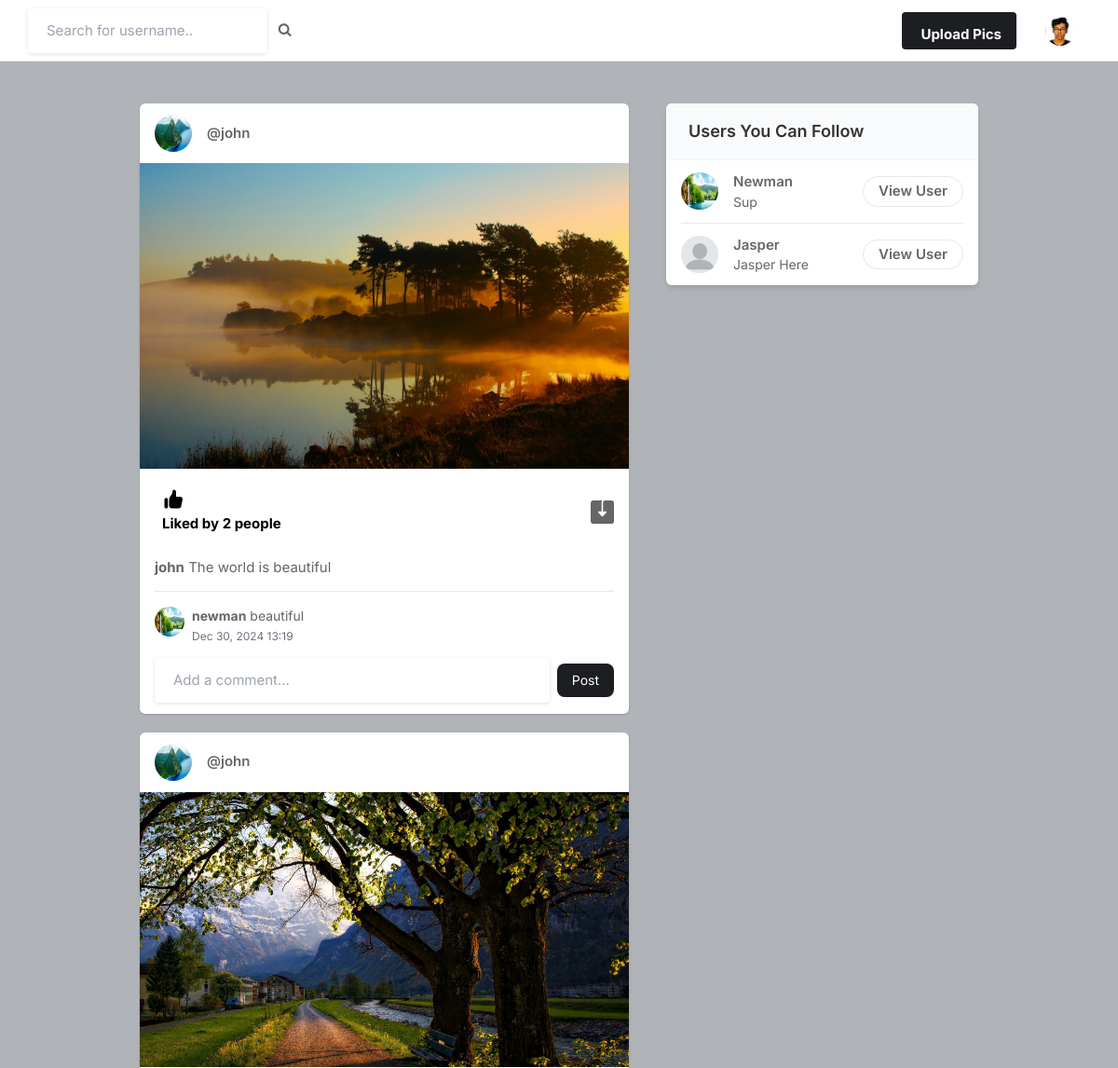
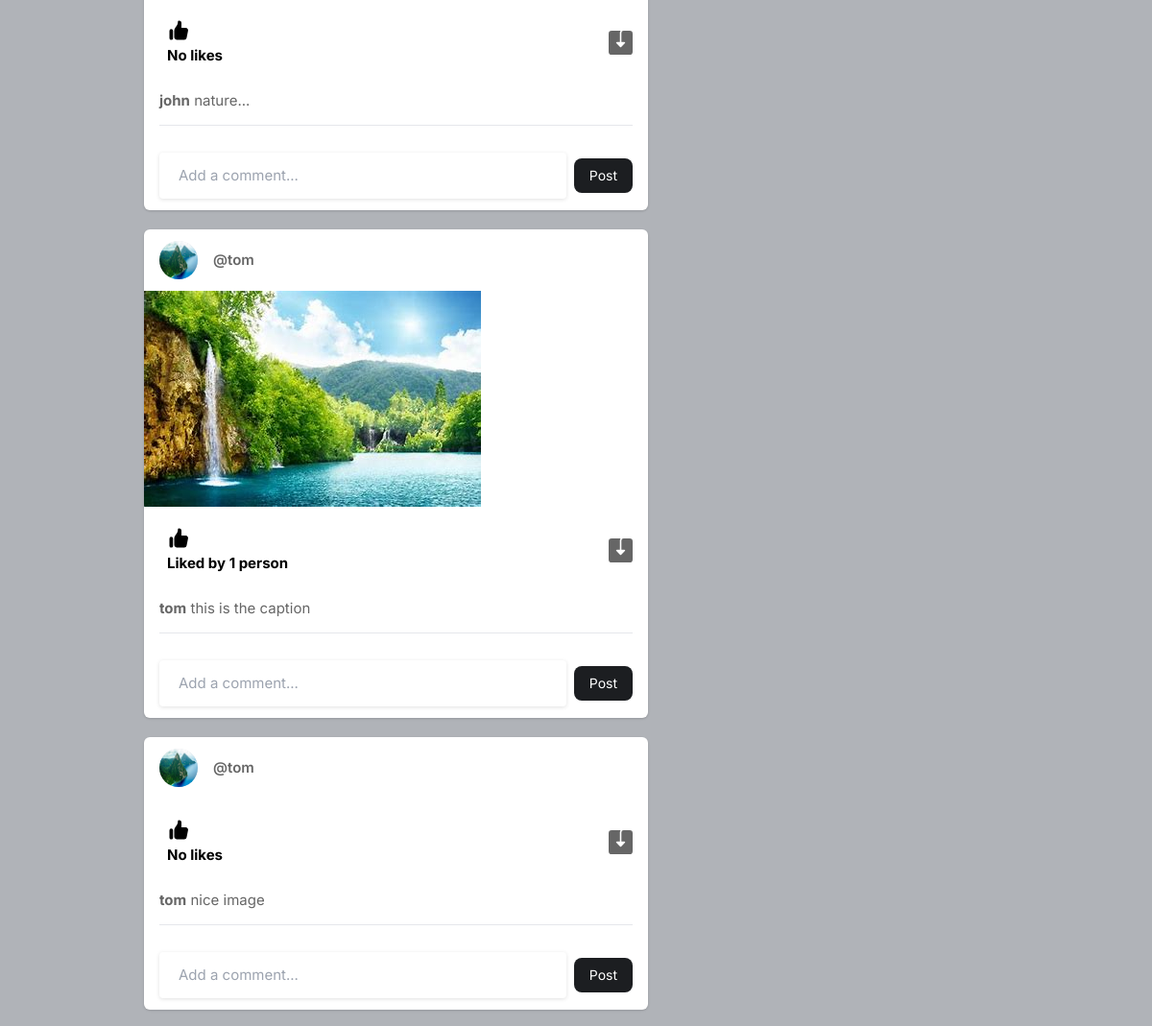
The app's page / (signed in, upper part), older data (2 pictures, top to bottom).
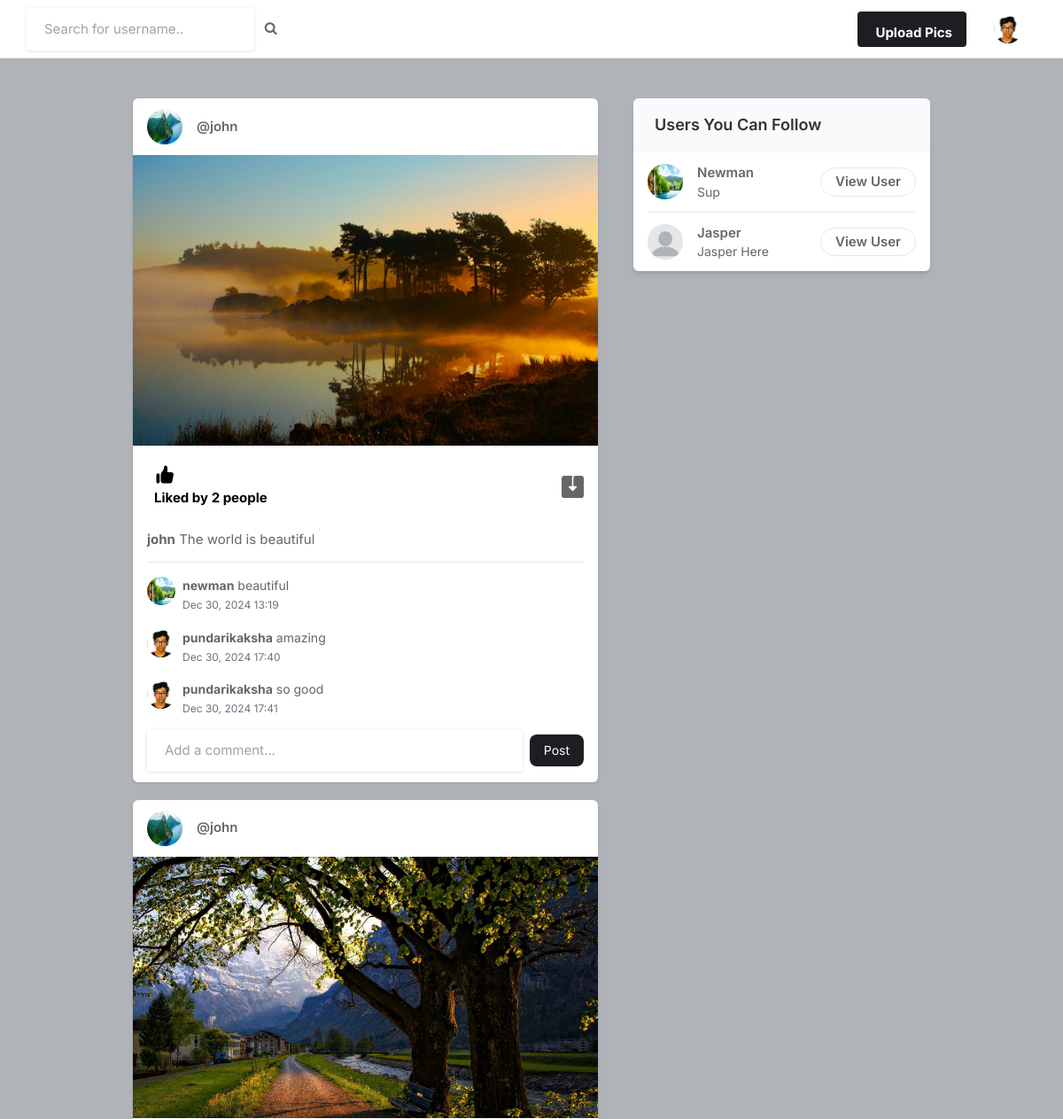
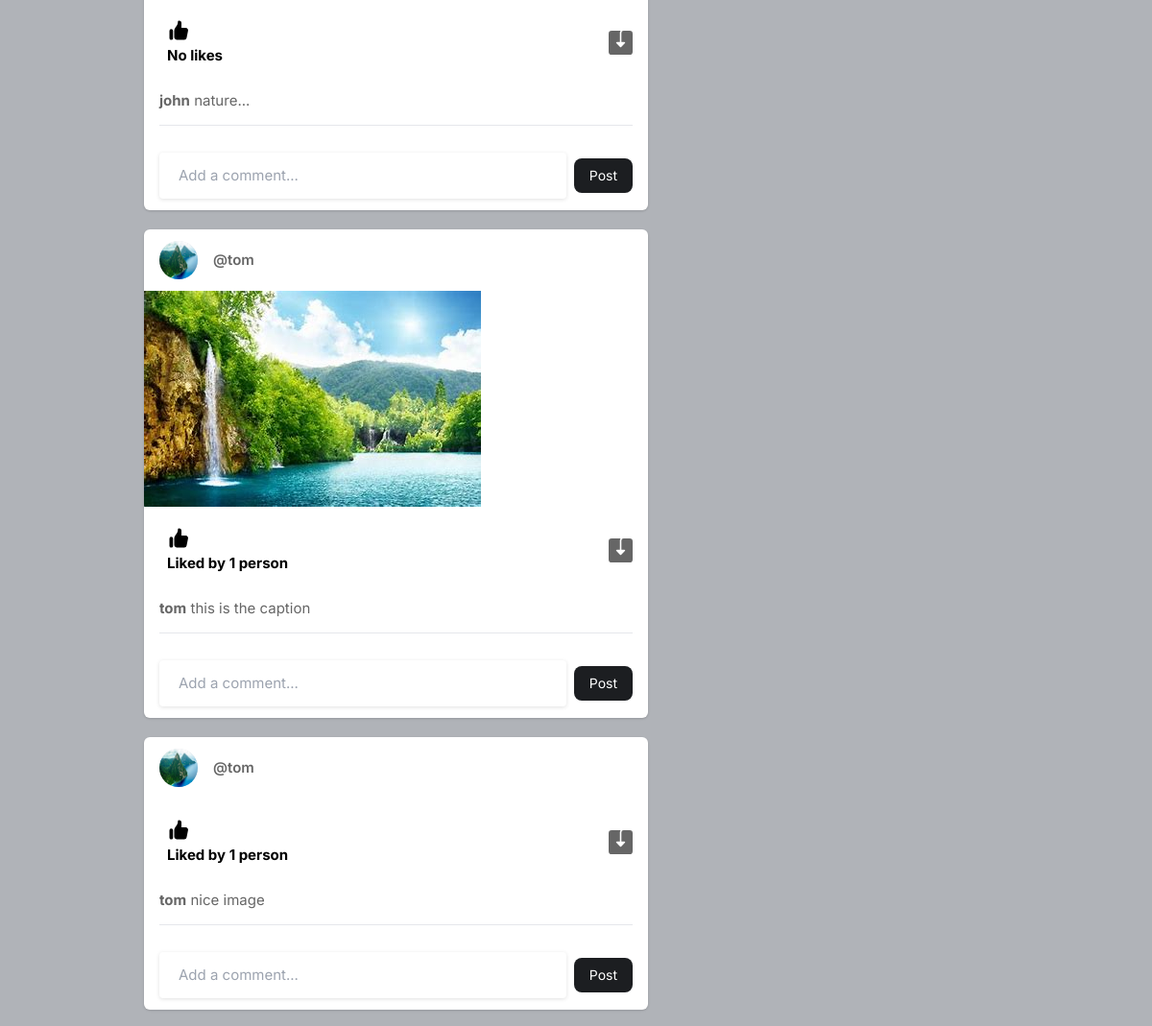
The same page, newer data (2 pictures, top to bottom).
### core/models.py (models this page shows, shortened)
class Profile(models.Model):
    user = models.ForeignKey(User, on_delete=models.CASCADE)
    id_user = models.IntegerField()
    bio = models.TextField(blank=True)
    profileimg = models.ImageField(upload_to='profile_images', default='blank-profile-picture.png')
    location = models.CharField(max_length=100, blank=True)

class Post(models.Model):
    id = models.UUIDField(primary_key=True, default=uuid.uuid4, editable=False)
    user = models.CharField(max_length=100)
    image = models.ImageField(upload_to='post_images')
    caption = models.TextField()
    created_at = models.DateTimeField(default=datetime.now)
    no_of_likes = models.IntegerField(default=0)
    @property
    def profile_image(self):
        from django.contrib.auth import get_user_model
        User = get_user_model()
        try:
            user_obj = User.objects.get(username=self.user)
            profile = user_obj.profile_set.first()
            if profile:
                return profile.profileimg.url
            else:
                return '/media/profile_images/blank-profile-picture.png'
        except User.DoesNotExist:
            return '/media/profile_images/blank-profile-picture.png'

class Comment(models.Model):
    post = models.ForeignKey(Post, on_delete=models.CASCADE, related_name='comments')
    user = models.ForeignKey(User, on_delete=models.CASCADE)
    text = models.TextField()
    created_at = models.DateTimeField(auto_now_add=True)
    @property
    def profile_image(self):
        try:
            profile = self.user.profile_set.first()
            if profile and profile.profileimg:
                return profile.profileimg.url
        except AttributeError:
            pass  # If profile does not exist or has no image
        return '/media/profile_images/blank-profile-picture.png'

### core/views.py (the view)
# urls.py: path('', views.index, name='index'),
@login_required(login_url='signin')
def index(request):
    user_object = User.objects.get(username=request.user.username)
    user_profile = Profile.objects.get(user=user_object)
    user_following_list = []
    feed = []
    user_following = FollowersCount.objects.filter(follower=request.user.username)
    for users in user_following:
        user_following_list.append(users.user)
    for usernames in user_following_list:
        feed_lists = Post.objects.filter(user=usernames)
        feed.append(feed_lists)
    feed_list = list(chain(*feed))
    all_users = User.objects.all()
    user_following_all = []
    for user in user_following:
        user_list = User.objects.get(username=user.user)
        user_following_all.append(user_list)
    new_suggestions_list = [x for x in list(all_users) if (x not in list(user_following_all))]
    current_user = User.objects.filter(username=request.user.username)
    final_suggestions_list = [x for x in list(new_suggestions_list) if ( x not in list(current_user))]
    random.shuffle(final_suggestions_list)
    username_profile = []
    username_profile_list = []
    for users in final_suggestions_list:
        username_profile.append(users.id)
    for ids in username_profile:
        profile_lists = Profile.objects.filter(id_user=ids)
        username_profile_list.append(profile_lists)
    suggestions_username_profile_list = list(chain(*username_profile_list))
    return render(request, 'index.html', {'user_profile': user_profile, 'posts':feed_list, 'suggestions_username_profile_list': suggestions_username_profile_list[:4]})

### templates/index.html (shortened to what this page needs)
{% load static %}
<!DOCTYPE html>
<html lang="en">
<head>
    <link rel="stylesheet" href="{% static 'assets/css/icons.css' %}">
    <link rel="stylesheet" href="{% static 'assets/css/uikit.css' %}">
    <link rel="stylesheet" href="{% static 'assets/css/style.css' %}">
    <link rel="stylesheet" href="{% static 'assets/css/tailwind.css' %}">
    <link rel="stylesheet" href="https://cdnjs.cloudflare.com/ajax/libs/font-awesome/4.7.0/css/font-awesome.min.css">
</head>
<body>
    <header>
        <div class="header_inner">
            <form action="/search" method="POST">
                <div class="left-side">
                    <input type="text" name="username" placeholder="Search for username..">&nbsp; &nbsp;
                    <button type="submit"><i class="fa fa-search fa-1x"></i></button>
                </div>
            </form>
            <div class="right-side lg:pr-4">
                <a href="#"
                    class="bg-pink-500 flex font-bold hidden hover:bg-pink-600 hover:text-white inline-block items-center lg:block max-h-10 mr-4 px-4 py-2 rounded shado text-white">
                              Upload Pics
                </a>
                <a href="#">
                    <img src="{{user_profile.profileimg.url}}" class="header-avatar" alt="">
                </a>
            </div>
        </div>
    </header>
    <div class="container m-auto">
        <div class="lg:flex justify-center lg:space-x-10 lg:space-y-0 space-y-5">
            <div class="space-y-5 flex-shrink-0 lg:w-7/12">
                {% for post in posts reversed %}
                <div class="bg-white shadow rounded-md -mx-2 lg:mx-0">
                    <div class="flex justify-between items-center px-4 py-3">
                        <div class="flex flex-1 items-center space-x-4">
                            <img src="{{ post.profile_image }}" class="bg-gray-200 rounded-full w-10 h-10" alt="{{ post.user }}">
                            <span class="block font-semibold"><a href="/profile/{{post.user}}">@{{post.user}}</a></span>
                        </div>
                        <div>
                            <a href="#"><i
                                    class="icon-feather-more-horizontal text-2xl hover:bg-gray-200 rounded-full p-2 transition -mr-1"></i></a>
                        </div>
                    </div>
                    <div uk-lightbox>
                        <a href="{{post.image.url}}">
                            <img src="{{post.image.url}}" alt="">
                        </a>
                    </div>
                    <div class="py-3 px-4 space-y-3">
                        <div class="flex space-x-4 lg:font-bold">
                            <a href="/like-post?post_id={{post.id}}" class="flex items-center space-x-2">
                                <div class="p-2 rounded-full text-black">
                                    {% if post.no_of_likes == 0 %}
                                    <p>No likes</p>
                                    {% elif post.no_of_likes == 1 %}
                                    <p>Liked by {{post.no_of_likes}} person</p>
                                    {% else %}
                                    <p>Liked by {{post.no_of_likes}} people</p>
                                    {% endif %}
                                </div>
                            </a>
                            <a href="{{post.image.url}}" class="flex items-center space-x-2 flex-1 justify-end"
                                download>
                            </a>
                        </div>
                        <p>
                            <a href="/profile/{{post.user}}"><strong>{{post.user}}</strong></a> {{post.caption}}
                        </p>
                        <div class="border-t pt-4 space-y-4">
                            {% for comment in post.comments.all %}
                            <div class="flex items-start space-x-2">
                                <img src="{{ comment.profile_image }}" alt="" class="w-8 h-8 rounded-full">
                                <div>
                                    <p class="text-sm"><strong>{{comment.user.username}}</strong> {{comment.text}}</p>
                                    <span class="text-xs text-gray-500">{{comment.created_at|date:"M d, Y H:i"}}</span>
                                </div>
                            </div>
                            {% endfor %}
                        </div>
                        <form method="POST" action="{% url 'add-comment' post.id %}">
                            <div class="mt-3 flex items-center">
                                <input type="text" name="comment_text"
                                    class="flex-1 border rounded-lg py-2 px-3 text-sm" placeholder="Add a comment..."
                                    required>
                                <button type="submit"
                                    class="ml-2 bg-pink-500 text-white text-sm py-2 px-4 rounded-lg hover:bg-blue-600">Post</button>
                            </div>
                        </form>
                    </div>
                </div>
                {% endfor %}
            </div>
            <div class="lg:w-5/12">
                <div class="bg-white  shadow-md rounded-md overflow-hidden">
                    <div class="bg-gray-50  border-b border-gray-100 flex items-baseline justify-between py-4 px-6 ">
                        <h2 class="font-semibold text-lg">Users You Can Follow</h2>
                    </div>
                    <div class="divide-gray-300 divide-gray-50 divide-opacity-50 divide-y px-4 ">
                        {% for suggestion in suggestions_username_profile_list %}
                        <div class="flex items-center justify-between py-3">
                            <div class="flex flex-1 items-center space-x-4">
                                <a href="/profile/{{suggestion.user}}">
                                    <img src="{{suggestion.profileimg.url}}" class="bg-gray-200 rounded-full w-10 h-10">
                                </a>
                                <div class="flex flex-col">
                                    <span class="block capitalize font-semibold"> {{suggestion.user}} </span>
                                    <span class="block capitalize text-sm"> {{suggestion.bio}} </span>
                                </div>
                            </div>
                            <a href="/profile/{{suggestion.user}}"
                                class="border border-gray-200 font-semibold px-4 py-1 rounded-full hover:bg-pink-600 hover:text-white hover:border-pink-600 ">
                                View User </a>
                        </div>
                        {% endfor %}
                    </div>
                </div>
            </div>
        </div>
    </div>
</body>
</html>

### static/assets/css/style.css (style rules this page uses)
body { background-color: #B0B3B8!important; }
button { vertical-align: middle; }
input { height: 48px; line-height: 48px; padding: 0 20px; outline: none; font-size: 15px; color: #808080; max-width: 100%; width: 100%; -webkit-box-sizing: border-box; box-sizing: border-box; display: block; font-weight: 400; opacity: 1; border-radius: 4px; border: none; -webkit-box-shadow: 0 1px 4px 0px rgba(0, 0, 0, 0.12); box-shadow: 0 1px 4px 0px rgba(0, 0, 0, 0.12); }
input[type="text"], input[type="password"], input[type="email"], input[type="number"] { height: 48px; line-height: 48px; padding: 0 20px; outline: none; font-size: 15px; color: #808080; max-width: 100%; width: 100%; -webkit-box-sizing: border-box; box-sizing: border-box; display: block; font-weight: 400; opacity: 1; border-radius: 4px; border: none; -webkit-box-shadow: 0 1px 4px 0px rgba(0, 0, 0, 0.12); box-shadow: 0 1px 4px 0px rgba(0, 0, 0, 0.12); }
input { -webkit-transition: all 0.1s ease-in-out; transition: all 0.1s ease-in-out; }
::placeholder { color: #808080; opacity: 1; }
button { border: none; margin: 0; padding: 0; width: auto; overflow: visible; background: transparent; color: inherit; font: inherit; line-height: normal; cursor: pointer; }
a { color: #be185d; -webkit-transition: 0.3s; transition: 0.3s; outline: none !important; }
button { outline: none !important; }
img { max-width: 100%; }
body { color: #666; font-size: 15px; line-height: 27px; background-color: #f0f2f5; font-family: "Inter", sans-serif; text-transform: none; }
body p { font-size: 15px; line-height: 27px; }
h1, h2, h3, h4, h5, h6 { font-family: "Inter", sans-serif; text-transform: none; }
input[type="text"], input[type="password"], input[type="email"] { font-family: "Inter", sans-serif; text-transform: none; }
button, body .pac-container { font-family: "Inter", sans-serif; text-transform: none; }
h1, h2, h3, h4, h5, h6 { color: #333; font-weight: 500; margin: 0; padding: 0; }
h2 { font-size: 26px; }
b, strong { font-weight: 700 !important; }
@media (min-width: 1024px) { .container { max-width: 900px !important; padding-top: 45px; } }
header { background-color: #fff; left: 0; right: 0; top: 0; z-index: 99; height: 66px; display: -webkit-box; display: -ms-flexbox; display: flex; -webkit-box-align: center; -ms-flex-align: center; align-items: center; border-bottom: 1px solid #e5e7eb; }
header .header_inner { display: -webkit-box; display: -ms-flexbox; display: flex; -webkit-box-align: center; -ms-flex-align: center; align-items: center; max-width: 1090px; margin: auto; width: 100%; max-width: 100% !important; padding: 0 30px; }
header .header_inner .left-side { display: -webkit-box; display: -ms-flexbox; display: flex; -webkit-box-align: center; -ms-flex-align: center; align-items: center; }
header .header_inner .right-side { display: -webkit-box; display: -ms-flexbox; display: flex; -webkit-box-align: center; -ms-flex-align: center; align-items: center; -webkit-box-pack: end; -ms-flex-pack: end; justify-content: flex-end; margin-left: auto; }
header .header_inner .right-side .header-avatar { width: 32px; height: 32px; border-radius: 100%; margin-left: 15px; }

Row changes from the older to the newer data that the page shows:
added Comment: profile_image (picture), user.username "pundarikaksha", text "amazing", created_at "Dec 30, 2024 17:40", shown under Post "The world is beautiful"
added Comment: profile_image (picture), user.username "pundarikaksha", text "so good", created_at "Dec 30, 2024 17:41", shown under Post "The world is beautiful"
changed Post "nice image": no_of_likes (not shown) → "1"; no_of_likes "No likes" → "Liked by person"
